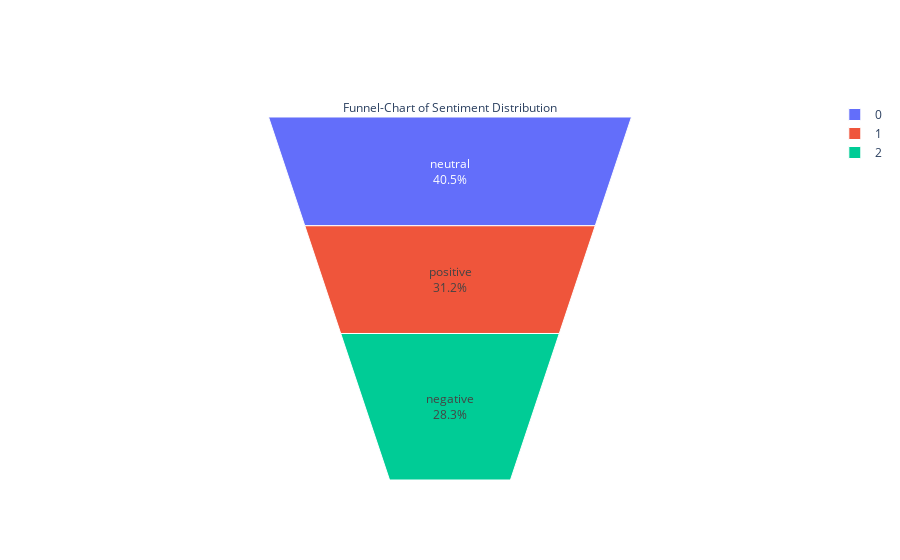

Notebook code cell kept with this figure:
### Code cell
# Let's draw a Funnel-Chart for better visualization
fig = go.Figure(go.Funnelarea(
    text =temp.sentiment,
    values = temp.text,
    title = {"position": "top center", "text": "Funnel-Chart of Sentiment Distribution"}
    ))
fig.show()

### Figure 1 — Plotly figure (JSON) as saved in the notebook; plotly's stock layout.template omitted (floating-point values rounded to 4 significant figures)
{"data": [{"text": ["neutral", "positive", "negative"], "title": {"position": "top center", "text": "Funnel-Chart of Sentiment Distribution"}, "type": "funnelarea", "values": [11117, 8582, 7781]}], "layout": {}}
